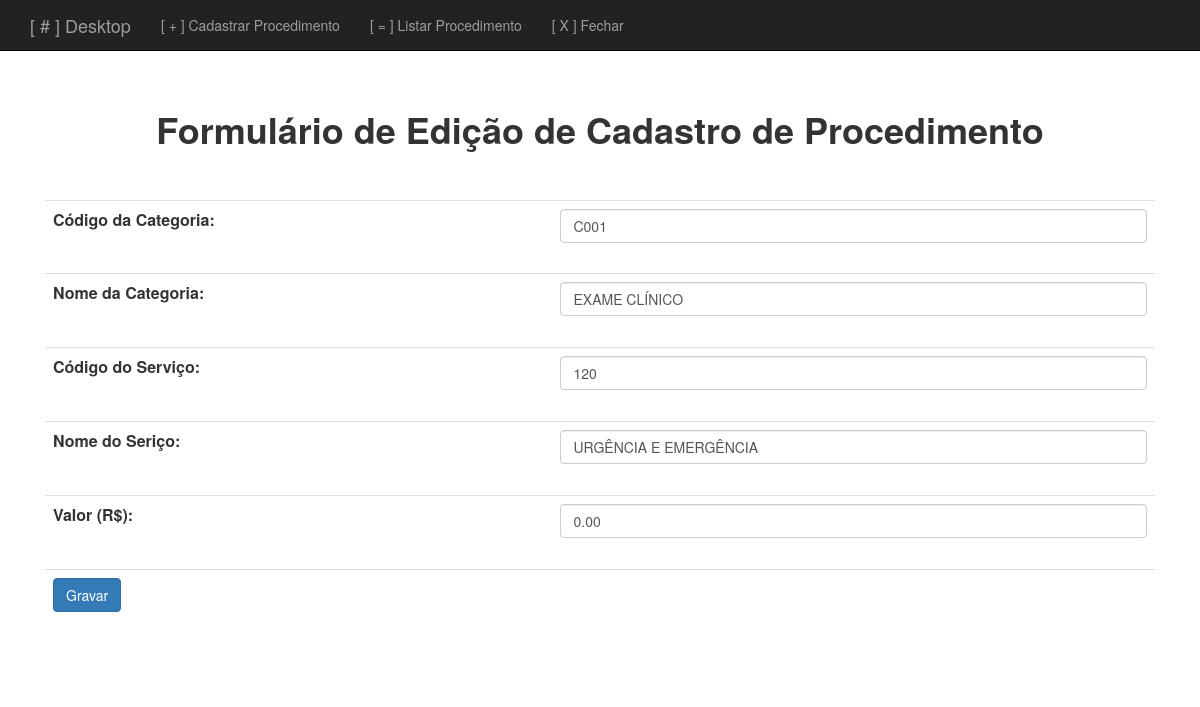
/form-update-procedimento.php?id=2, run on the app's committed database.
### tables this page shows
CREATE TABLE PROCEDIMENTO
( ID INT AUTO_INCREMENT,
  CODCATEGORIA VARCHAR(05) NOT NULL, 
  NOMECATEGORIA TEXT NOT NULL,
  CODSERVICO INT NOT NULL,
  NOMESERVICO TEXT,
  VALOR NUMERIC(15,2) NOT NULL,
    PRIMARY KEY(ID));

### crud-procedimento.php (called while the page is built, shortened)
<?php
	function selectUpdateProcedimento($conexao, $id){
		$query = "SELECT * FROM PROCEDIMENTO WHERE ID = {$id}";
		$resultado = mysqli_query($conexao, $query);
		return mysqli_fetch_assoc($resultado);
	}
?>

### form-update-procedimento.php (the view, shortened to what this page needs)
<?php include("heard-procedimento.php");?>
<?php include("connection.php");?>
<?php include("crud-procedimento.php");
    $id = $_GET['id'];
    $procedimento = selectUpdateProcedimento($conexao, $id);
?>
  <h1><b>Formulário de Edição de Cadastro de Procedimento</h1><b><br><br>
    <form action="update-procedimento.php" method="post">
      <table class="table">
        <tr>
          <td><b>Código da Categoria: </td>
          <td> <input class="form-control" type="text" placeholder="EX.: C0123" name="codcategoria" value="<?=$procedimento['CODCATEGORIA']?>" autofocus/><br/></td>
        </tr>
        <tr>
          <td><b>Nome da Categoria: </td>
          <td> <input class="form-control" type="text" placeholder="EX.: EXAME CLÍNICO" name="nomecategoria" value="<?=$procedimento['NOMECATEGORIA']?>" /><br/></td>
        </tr>
        <tr>
          <td><b>Código do Serviço: </td>
          <td> <input class="form-control" type="text" placeholder="EX.: 2010" name="codservico" value="<?=$procedimento['CODSERVICO']?>"required pattern="[0-9]+$" /><br/></td>
        </tr>
        <tr>
          <td><b>Nome do Seriço: </td>
          <td> <input class="form-control" type="text" placeholder="EX.: CONSULTA INICIAL" name="nomeservico" value="<?=$procedimento['NOMESERVICO']?>"/><br/></td>
        </tr>
        <tr>
          <td><b>Valor (R$): </td>
            <td> <input class="form-control" type="text" placeholder="EX.: 150.99" name="valor" value="<?=$procedimento['VALOR']?>"/><br/></td>
        </tr>
		<tr>
		  <td><input class="btn btn-primary" type="submit" value="Gravar"/>
          </td>
          <td> </td>
		</tr>
      </table>
    </form>
<?php include("footer.php");?>

### css/loja.css (style rules this page uses)
body { padding-top: 50px; }

### data on the page
procedimento: codcategoria "C001", nomecategoria "EXAME CLÍNICO", codservico "120", nomeservico "URGÊNCIA E EMERGÊNCIA", valor "0.00"
